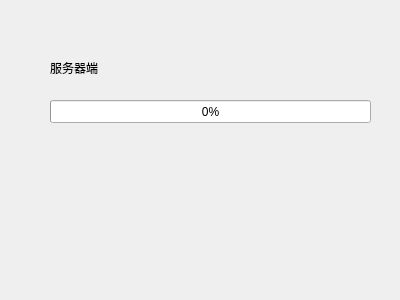
<?xml version="1.0" encoding="UTF-8"?>
<ui version="4.0">
 <class>Server</class>
 <widget class="QDialog" name="Server">
  <property name="geometry">
   <rect>
    <x>0</x>
    <y>0</y>
    <width>400</width>
    <height>300</height>
   </rect>
  </property>
  <property name="windowTitle">
   <string>Server</string>
  </property>
  <widget class="QLabel" name="serverStatusLabel">
   <property name="geometry">
    <rect>
     <x>50</x>
     <y>60</y>
     <width>291</width>
     <height>16</height>
    </rect>
   </property>
   <property name="text">
    <string>服务器端</string>
   </property>
  </widget>
  <widget class="QProgressBar" name="serverProgressBar">
   <property name="geometry">
    <rect>
     <x>50</x>
     <y>100</y>
     <width>321</width>
     <height>23</height>
    </rect>
   </property>
   <property name="value">
    <number>0</number>
   </property>
  </widget>
 </widget>
 <layoutdefault spacing="6" margin="11"/>
 <resources/>
 <connections/>
</ui>
